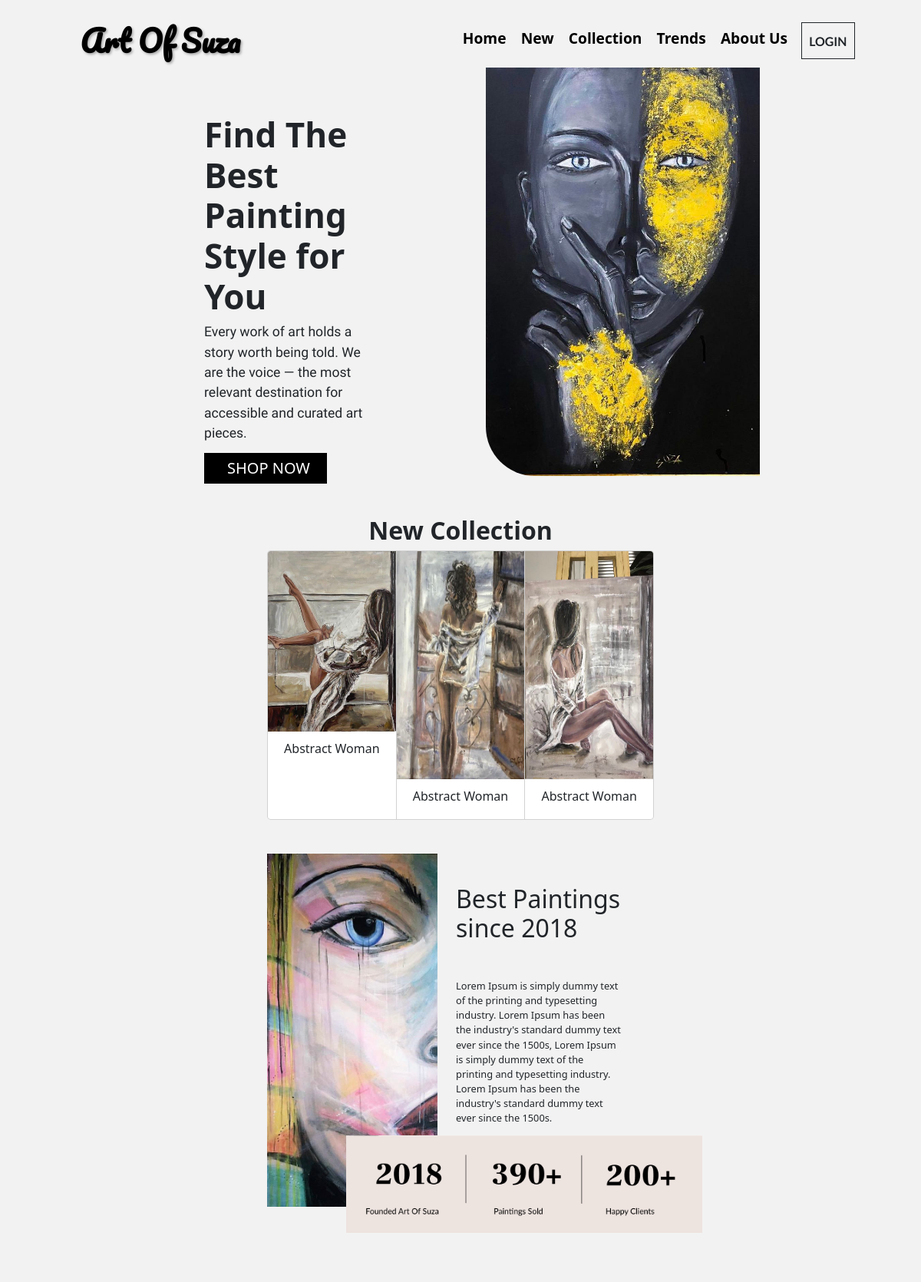
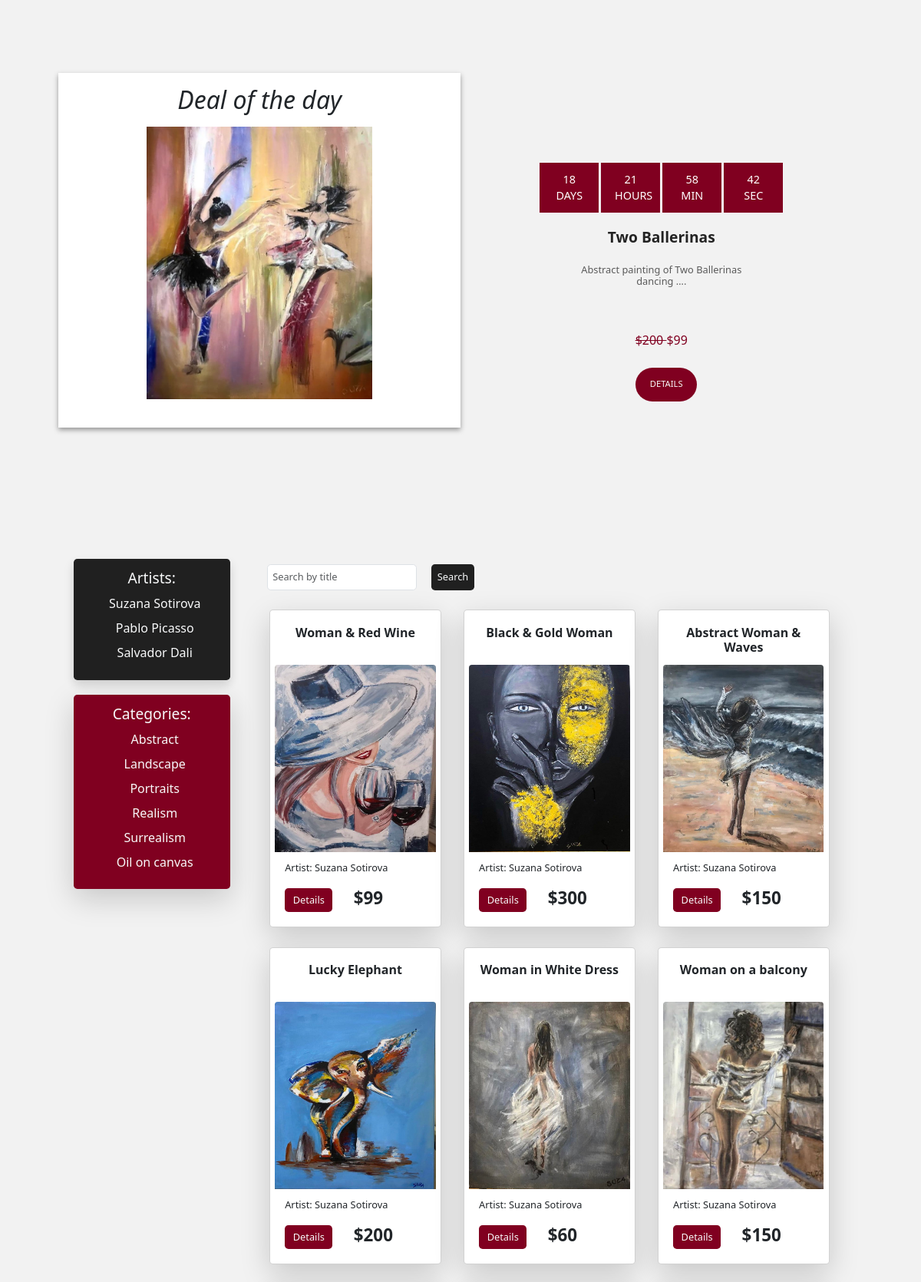
Page /filter/?category=1 (upper part) on the committed database (2 pictures, top to bottom).
### ArtApp/models.py (models this page shows, shortened)
class Artist(models.Model):
    name=models.CharField(max_length=100)
    surname=models.CharField(max_length=100)

class Category(models.Model):
    name=models.CharField(max_length=100)

class ArtPiece(models.Model):
    title=models.CharField(max_length=100)
    price=models.IntegerField()
    description=models.TextField()
    width=models.IntegerField()
    height=models.IntegerField()
    available_pieces=models.IntegerField()
    artist=models.ForeignKey(Artist, on_delete=models.CASCADE)
    category=models.ForeignKey(Category, on_delete=models.CASCADE)
    image=models.ImageField(upload_to="paintings")

### ArtApp/views.py (the view)
# urls.py: path('filter/', filter_arts, name='filter_arts'),
def filter_arts(request):
    selected_author = request.GET.get('author')
    selected_category = request.GET.get('category')
    artists = Artist.objects.all()
    categories = Category.objects.all()[:6]
    art = ArtPiece.objects.all()
    if selected_author:
        arts = art.filter(artist=selected_author)
    if selected_category:
        arts = art.filter(category=selected_category)
    context = {"arts": arts, "artists": artists, "categories": categories}
    return render(request, 'index.html', context)

### ArtApp/templates/index.html (shortened to what this page needs)
{% extends 'nav.html' %}
{% block content %}
<head>
</head>
<div class="headerContainer">
    <div class="textContainer">
        <div id="text">
        <h1><b style="font-size: 55px;">Find The Best Painting Style for You</b></h1>
        <p style="font-family: 'Frank Ruhl Libre';font-size: 22px;">Every work of art holds a story worth being told. We are the voice — the most relevant destination for accessible and curated art pieces.</p>
        <div id="buttonDiv" style="
        height: 50px;
        background-color: black;
        width: 200px;"><a href="#collection">SHOP NOW</a></div>
        </div>
    </div>
    <div class="pictureContainer">
    </div>
</div>
<div class="secondContainer" id="new">
    <h1><b>New Collection</b></h1>
    <div class="card-group">
        <div class="card">
          <img src="../data/11.jpg" class="card-img-top" alt="...">
          <div class="card-body">
            <h5 class="card-title">Abstract Woman</h5>
              </div>
        </div>
        <div class="card">
          <img src="../data/4.jpg" style="height:372px!important;" class="card-img-top" alt="...">
          <div class="card-body">
            <h5 class="card-title">Abstract Woman</h5>
             </div>
        </div>
        <div class="card">
          <img src="../data/16.jpg" style="height:372px!important;" class="card-img-top" alt="...">
          <div class="card-body">
            <h5 class="card-title">Abstract Woman</h5>
              </div>
        </div>
      </div>
    <div class="bestPainting" id="trends">
        <div class="bestImage"></div>
        <div class="bestText">
            <h1>Best Paintings since 2018</h1>
            <p>Lorem Ipsum is simply dummy text of the printing and typesetting industry. Lorem Ipsum has been the industry's standard dummy text ever since the 1500s, Lorem Ipsum is simply dummy text of the printing and typesetting industry. Lorem Ipsum has been the industry's standard dummy text ever since the 1500s.</p>
            <img src="../data/pic.png" alt="...">
        </div>
    </div>
</div>
<div class="dealOfTheDay" style="height: 100%;">
    <div class="bg mt-5" style="height: 100%;">
        <div class="bg-product mt-5">
          <div class="container product">
            <div class="row">
              <div id="sliderproduct" class="carousel slide " data-ride="carousel" data-interval="10000">
                <div class="carousel-inner" role="listbox" data-interval="10000000">
                  <div class="carousel-item active">
                    <div class="container text-center">
                      <div class="row">
                        <div class="col-sm-6 image">
                          <div class="item">
                            <h1><i>Deal of the day</i></h1>
                            <img class="img-fluid" src="../data/28.jpg" alt="">
                          </div>
                        </div>
                        <div class="col-sm-6">
                          <div class="top d-flex justify-content-center" id="demo">
                          </div>
                          <div class="details">
                            <h2 class="cr3">Two Ballerinas</h2>
                            <p class="cr4">Abstract painting of Two Ballerinas <br> dancing ….</p>
                            <div class="rating">
                              <i class="fa fa-star"></i>
                              <i class="fa fa-star"></i>
                              <i class="fa fa-star"></i>
                              <i class="fa fa-star"></i>
                              <i class="fa fa-star"></i>
                            </div>
                            <p class="cr1"><s>$200 </s> $99</s></p>
                            <a href="{% url 'art_details' 20 %}" class="btn text-light  ms-3 mb-3 " style="background-color: #800020FF">Details</a>
                      </div>
                    </div>
                  </div>
                </div>
              </div>
        </div>
      </div>
      </div>
      </div>
      </div>
    </div>
</div>
<div>
<div class="container w-100 align-top" id="collection">
<div class="row w-100">
    <div class="col-md-3 d-inline-block mt-3 justify-content-center align-top">
        <div style="background-color: #000000de" class="text-light rounded shadow m-4 text-center p-3">
            <h4 class="mb-3">Artists:</h4>
            {% for a in artists %}
                <h5 class="mb-3 "><a class="text-decoration-none text-light"  href="{% url 'filter_arts' %}?author={{ a.id }}"> {{ a.name }} {{ a.surname }}</a></h5>
            {% endfor %}
        </div>
        <div style="background-color: #800020FF;"  class="text-light  align-items-center justify-content-center rounded shadow-lg m-4 text-center p-3">
            <h4 class="mb-3">Categories:</h4>
            {% for c in categories %}
                <h5 class="mb-3">  <a class="text-decoration-none text-light"  href="{% url 'filter_arts' %}?category={{ c.id }}">{{ c.name }} </a></h5>
            {% endfor %}
        </div>
    </div>
    <div class="d-inline-block col-md-9 mt-5">
    <form action="{% url 'search_arts' %}" method="GET" class="row mb-3" style="width: 100%;margin: auto;">
        <div class="col-6">
 <input type="text" name="search_term" class="form-control p-2 search" value="{{ search_term }}" placeholder="Search by title">
        </div>
        <div class="col-3">
            <button type="submit" class="btn p-2 text-light" style="background-color: #000000de">Search</button>
        </div>
    </form>
        {% for b in arts %}
            <div class="card d-inline-block shadow-lg m-3 p-2" style="width: 17.5rem;">
            <div style="height: 4rem" class="align-center text-center" >
                <h5 class="card-title align-self-center text-center fw-bold m-3">{{ b.title }}</h5>
                </div>
                <img src="{{ MEDIA_URL }}{{ b.image.url }}" class="card-img-top" width="100%" height="305rem" alt="...">
                  <div class="card-body">
                    <h6>Artist: <span>{{ b.artist.name }} {{ b.artist.surname }}</span></h6>
                </div>
                <div class="row">
                    <div class="col-6">
                        <a href="{% url 'art_details' b.id %}" class="btn text-light  ms-3 mb-3 " style="background-color: #800020FF">Details</a>
                        </div>
                <div class="d-inline-block justify-content-end col-6">
                <h3 class="fw-bold ms-5 d-inline-block w-auto ">${{ b.price }}</h3>
                </div>
</div>
            </div>
        {% endfor %}
    </div>
</div>
</div>
</div>
{% endblock %}

### ArtApp/templates/nav.html (style rules this page uses)
html { zoom: 80%; }
body::before { content: ""; position: fixed; top: 0; left: 0; width: 100%; height: 100%; background-color: rgba(0, 0, 0, 0.05); z-index: -1; pointer-events: none; }
a { margin-left: 10px; }

### ArtApp/templates/index.html (style rules this page uses)
.headerContainer { width: 65%; height: 700px; display: flex; margin: auto; }
.secondContainer { width: 60%; height: 1300px; margin: auto; text-align: center; padding-top: 30px; font-family: 'Frank Ruhl Libre'; }
.textContainer { width: 60%; padding-top: 70px; padding-left: 70px; }
.textContainer div { width: 200px; padding-top: 6px; }
.textContainer div a { text-decoration: none; text-transform: uppercase; font-size: 25px; text-align: center; color: white; padding-top: 5px; }
.pictureContainer { text-align: right; background: url('../data/357641582_3455289418063759_3343450379816320587_n.jpg'); background-size: cover; width: 500px; height:665px; border-radius: 0px 0px 0px 80px; }
#text { width:60%; }
#buttonDiv { text-align: center; }
.card-group { width: 70%; margin: auto; }
.bestPainting { padding-top: 55px; width: 70%; display: flex; margin: auto; }
.bestImage { background: url('../data/26.jpg'); background-size: cover; width: 75%; height:575px; border-radius: 0px 0px 80px 0px; }
.bestText { width: 600px; }
.bestText h1, .bestText p { width: 300px; text-align: left; padding-top: 50px; padding-left: 30px; }
.bestText img { width: 580px; position: absolute; margin-left: -325px; }
.col-6 { width: 28%!important; }
:root { --cr1:#F36E45; --cr2:#fff; --cr3:#000000da; --cr4:#000000a1; --cr5:#BEB4B1; --fs1:34px; --fs2:24px; --fs3:20px; --fs4:16px; --fs5:14px; }
body { background: #e5e5e5; }
.cr1 { color: var(--cr1); }
.cr3 { color: var(--cr3); }
.cr4 { color: var(--cr4); }
* { padding: 0px;margin: 0px;box-sizing: border-box;font-family: segoe ui }
body,html { width:100%;height:100%; }
[class*="container"] { max-width: 1333px !important; }
#sliderproduct { width: 100%; }
#sliderproduct .carousel-inner { overflow: visible; }
#sliderproduct .col-sm-6.image { background: #fff; box-shadow: 0px 4px 8px 0px #959595; position: relative; }
.item { padding: 20px 20px 40px 20px; }
.col-sm-6.image .item img.img-fluid { width: 367px; }
.col-sm-6.image h1 { margin-bottom: 20px; }
#sliderproduct p.cr1 { font-size: 20px; font-weight: 500; margin-bottom: 30px; color: #800020FF!important; }
#sliderproduct .col-sm-6:last-child { padding-top: 146px; padding-bottom: 27px; }
#sliderproduct .details .fa { color: #e0794f; padding: 0px 3px; }
#sliderproduct .rating { margin: 23px 0px; }
#sliderproduct .details .btn { text-transform: uppercase; font-weight: 400; padding: 16px 22px; background: #800020FF!important; color: #fff; border-radius: 81px; font-size: 14px; display: inline-block; }
#sliderproduct .details h2 { margin: 25px 0px 30px 0px; font-size: 24px; font-weight: 700; }
#sliderproduct .details p.cr4 { font-weight: 500; font-size: 16px; line-height: 19px; margin-bottom: 0px; }
#sliderproduct .carousel-item { transition: 0.4s; }
.bg { height: 570px; overflow: hidden; }

### rows in the picture
Artist: name "Suzana", surname "Sotirova"
Artist: name "Pablo", surname "Picasso"
Artist: name "Salvador", surname "Dali"
Category: name "Abstract"
Category: name "Landscape"
Category: name "Portraits"
Category: name "Realism"
Category: name "Surrealism"
Category: name "Oil on canvas"
ArtPiece: title "Woman & Red Wine", image (picture), artist.name "Suzana", artist.surname "Sotirova", price "99"
ArtPiece: title "Black & Gold Woman", image (picture), artist.name "Suzana", artist.surname "Sotirova", price "300"
ArtPiece: title "Abstract Woman & Waves", image (picture), artist.name "Suzana", artist.surname "Sotirova", price "150"
ArtPiece: title "Lucky Elephant", image (picture), artist.name "Suzana", artist.surname "Sotirova", price "200"
ArtPiece: title "Woman in White Dress", image (picture), artist.name "Suzana", artist.surname "Sotirova", price "60"
ArtPiece: title "Woman on a balcony", image (picture), artist.name "Suzana", artist.surname "Sotirova", price "150"
